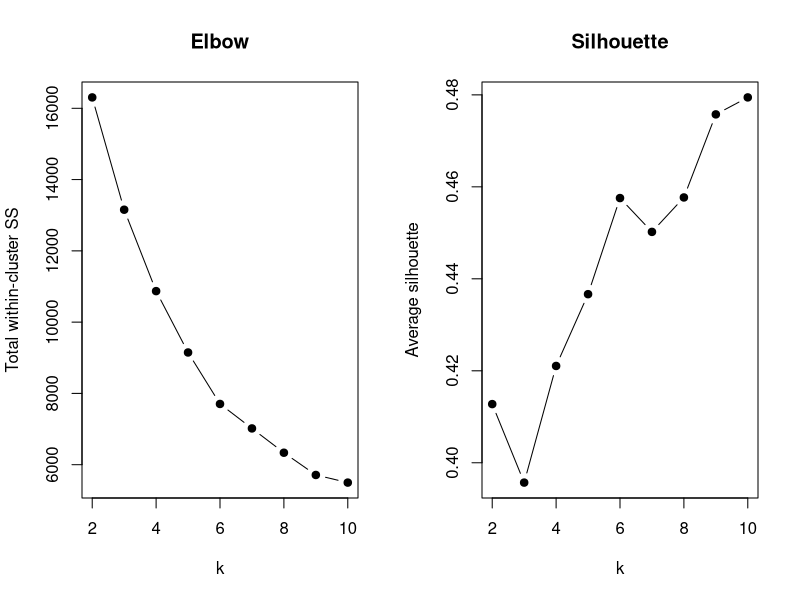

The R source for this figure: (Note: this script raises an error after producing the figure.)
# k-means clustering (Amanda)
#
# Groups listed species by how much protection work exists for them and when
# they were listed, then profiles each group. The outcomes (endangered status,
# five-year-review recommendation) and the descriptive categories (species
# group, region) are left out of the clustering on purpose, so we can ask
# afterwards how outcomes differ between clusters.

library(readxl)
library(cluster)

set.seed(160)
# read the data 
df <- as.data.frame(read_excel("new_data.xlsx", sheet = "model_data"))

# features for clusering
clust_vars <- c("listing_year", "is_plant", "is_population_segment",
                "has_recovery_doc", "rec_has_final_plan", "rec_n_documents",
                "rec_plan_revision", "has_five_year_review",
                "has_critical_habitat", "ch_total_acres", "ch_total_miles")
# create a scaled feature matrix for clustering
X <- df[, clust_vars]
# Log-transform acres and miles first, then scale all features to mean 0, SD 1.
X$ch_total_acres <- log1p(X$ch_total_acres)   # 0 to 120 million: log first
X$ch_total_miles <- log1p(X$ch_total_miles)
Xs <- scale(X)

# ---- Choose k: elbow (within-cluster SS) and average silhouette ---------------
ks  <- 2:10
# compute k-means for each k 
fits <- lapply(ks, function(k) kmeans(Xs, centers = k, nstart = 25, iter.max = 50))
# compute total within-cluster sum of squares
wss <- sapply(fits, function(f) f$tot.withinss)
# compute the distance between every pair of species
d   <- dist(Xs)
# compute average silhouette width for each k
sil <- sapply(fits, function(f) mean(silhouette(f$cluster, d)[, "sil_width"]))
# Print a table of the results
print(round(data.frame(k = ks, within_ss = wss, silhouette = sil), 3))

# Makes one image file 
png("figures/kmeans_choose_k.png", width = 1200, height = 550, res = 130)
# split the plotting area into 1 row, 2 columns
par(mfrow = c(1, 2))
# Left plot: elbow method (total within-cluster SS)
plot(ks, wss, type = "b", pch = 19, xlab = "k", ylab = "Total within-cluster SS",
     main = "Elbow")
# Right plot: average silhouette width
plot(ks, sil, type = "b", pch = 19, xlab = "k", ylab = "Average silhouette",
     main = "Silhouette")
# closes the PNG device and saves the file
dev.off()

# take the best k from the plot and assign cluster labels to the original data frame
K <- 4   # chosen from the plots above
km <- fits[[which(ks == K)]]
df$cluster <- km$cluster

# ---- Profile each cluster ------------------------------------------------------
# sorts the table of values and returns the top n values with their percentages
top <- function(x, n = 2) {
  t <- sort(table(x), decreasing = TRUE)[1:n]
  paste(sprintf("%s (%.0f%%)", names(t), 100 * t / length(x)), collapse = ", ")
}
# builds a profile of each cluster, including counts, percentages, and top categories 
profile <- do.call(rbind, lapply(sort(unique(df$cluster)), function(c) {
  s <- df[df$cluster == c, ]
  data.frame(
    cluster            = c,
    n                  = nrow(s),
    n_endangered       = sum(s$is_endangered == 1),
    n_threatened       = sum(s$is_endangered == 0),
    pct_endangered     = round(100 * mean(s$is_endangered), 1),
    pct_threatened     = round(100 * mean(s$is_endangered == 0), 1),
    median_listed      = median(s$listing_year),
    pct_plant          = round(100 * mean(s$is_plant), 1),
    pct_recovery_doc   = round(100 * mean(s$has_recovery_doc), 1),
    pct_final_plan     = round(100 * mean(s$rec_has_final_plan), 1),
    pct_5yr_review     = round(100 * mean(s$has_five_year_review), 1),
    pct_crit_habitat   = round(100 * mean(s$has_critical_habitat), 1),
    top_groups         = top(s$species_group),
    top_regions        = top(s$fws_lead_region)
  )
}))
options(width = 200)
print(profile)
# saves the profile to a CSV file for further analysis or reporting
write.csv(profile, "figures/cluster_profiles.csv", row.names = FALSE)

# Overall rates, for comparison with each cluster
cat(sprintf("\nAll species: %d | %d endangered (%.1f%%) | %d threatened (%.1f%%)\n",
            nrow(df), sum(df$is_endangered == 1), 100 * mean(df$is_endangered),
            sum(df$is_endangered == 0), 100 * mean(df$is_endangered == 0)))

# Bar chart: share threatened in each cluster vs the overall share
png("figures/kmeans_threatened_by_cluster.png", width = 900, height = 600, res = 130)
b <- barplot(profile$pct_threatened, names.arg = paste("Cluster", profile$cluster),
             ylab = "% Threatened", ylim = c(0, max(profile$pct_threatened) * 1.25),
             main = "Share of species listed as Threatened, by cluster")
# add a horizontal line for the overall share of threatened species
# can see which clusters have more or fewer threatened species than the overall average
abline(h = 100 * mean(df$is_endangered == 0), lty = 2, col = "red")
text(b, profile$pct_threatened, labels = paste0(profile$pct_threatened, "%"), pos = 3)
dev.off()

# Cluster centers in original units, to name the clusters
# give average values of each feature for each cluser
centers <- aggregate(X, by = list(cluster = df$cluster), FUN = mean)
print(round(centers, 2))

# A few example species from each cluster, nearest the center
# finds the 5 species closest to the cluster center for each cluster
for (c in sort(unique(df$cluster))) {
  i <- which(df$cluster == c)
  # compute the squared distance from each species in the cluster to the cluster center
  dist_c <- rowSums(sweep(Xs[i, , drop = FALSE], 2, km$centers[c, ])^2)
  # pick the 5 species with the smallest distance to the cluster center
  ex <- df$common_name[i[order(dist_c)[1:5]]]
  cat(sprintf("Cluster %d examples: %s\n", c, paste(ex, collapse = "; ")))
}

# 2-D picture of the clusters (first two principal components)
# principal component analysis (PCA) to reduce the dimensionality of the data for visualization
pc <- prcomp(Xs)
# plot the first two principal components, coloring points by their cluster assignment
png("figures/kmeans_clusters_pca.png", width = 1000, height = 800, res = 130)
# plot the first two principal components, coloring points by their cluster assignment
plot(pc$x[, 1:2], col = df$cluster, pch = 19, cex = 0.5,
     xlab = "PC1", ylab = "PC2", main = sprintf("k-means clusters (k = %d)", K))
legend("topright", legend = paste("Cluster", 1:K), col = 1:K, pch = 19, bty = "n")
dev.off()
